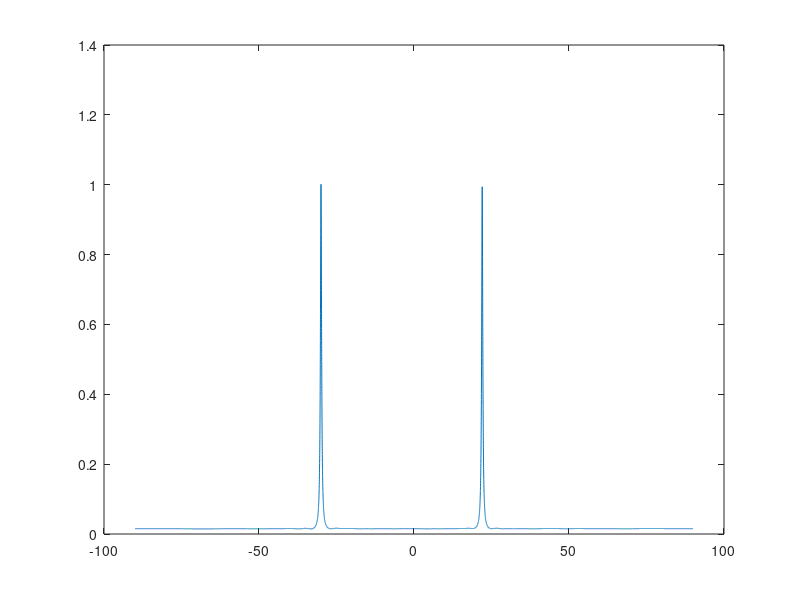

Reproduce this figure in MATLAB.
% MVDR Implementation

% R - spatial covariance matrix
% k - expected number of sources
% d0 - inter element spacing used to obtain R

% R should obviously be square

% ------------------------- OUR DATA ------------------------------------
N = 64; % num elements
fs = 1500; %hz
wavelength = 1500/250; 
spacing = 118/63;
d = spacing/wavelength;
P = [1 1];
doas = [-30 22]*pi/180;

K = 3000;
r = 2; % total number of signals

A=exp(-1i*2*pi*d*(0:N-1)'*sin(doas(:)'));
sig=round(rand(r,K))*2-1;   % Generate random BPSK symbols for each of the % r signals
noise=sqrt(1/2)*(randn(N,K)+1i*randn(N,K));  %Uncorrelated noise

% ------------------------- OUR DATA ------------------------------------
X=A*diag(sqrt(P))*sig+noise;   %Generate data matrix

R = X*X'/K; % spatial covariance matrix 10x10
%R = toeplitz(autocorr(X, N-1));

IR = inv(R);

% directions to look
angles=(-90:0.01:90);
% steering vector to look
a1=exp(-1i*2*pi*d*(0:N-1)'*sin(angles(:)'*pi/180));

for k = 1:length(angles)
    mvdr(k) = 1/(a1(:,k)'*IR*a1(:,k));
end

figure(1)
plot(angles,abs(mvdr))
